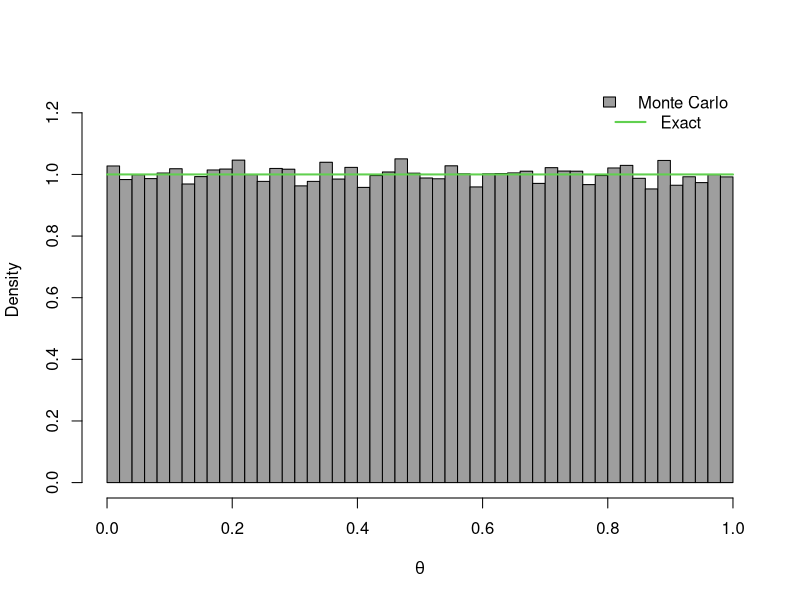
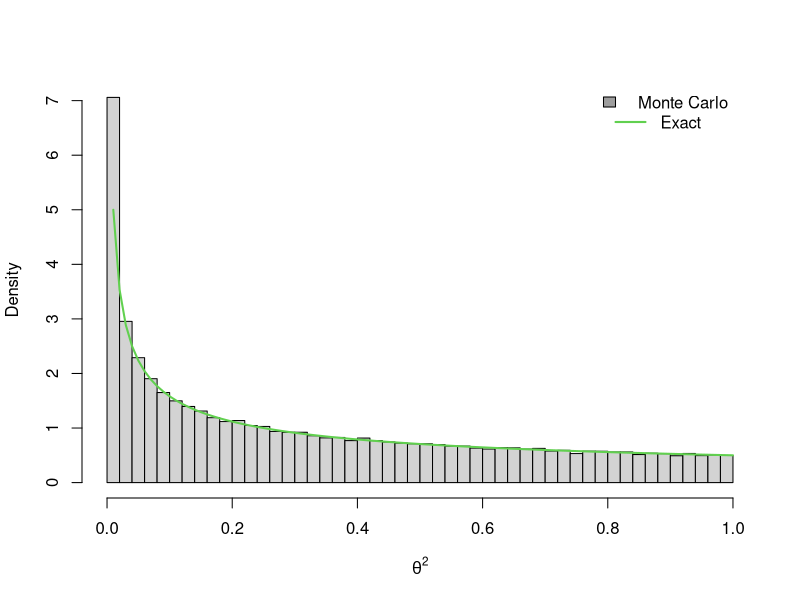
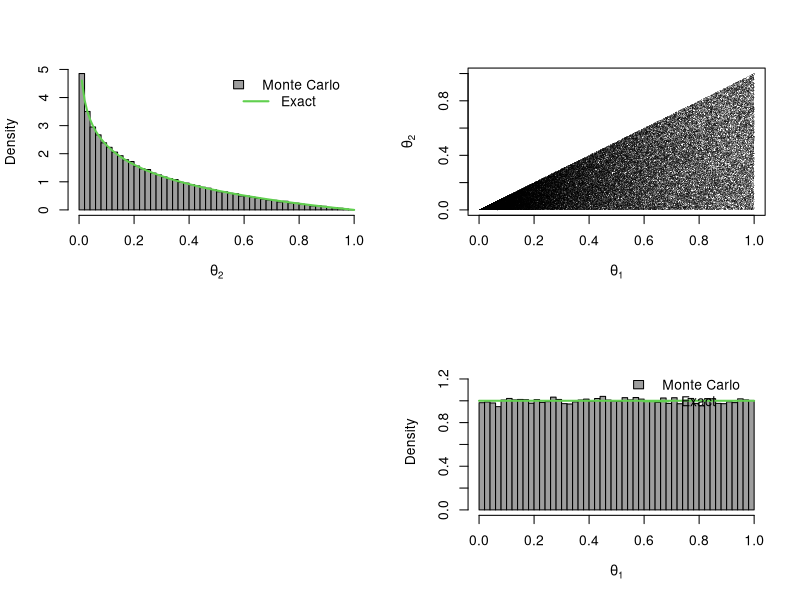

Here is the R script that generated these plots, in order:
###
###  MC approx unif mean
###

K=100000
theta=runif(K)

mean(theta)

hist(theta,breaks=50,prob=TRUE,col=8,xlab=bquote(theta),main="",ylim=c(0,1.25))
curve(dunif(x),col=3,lwd=2,add=TRUE)
legend("topright",fill=c(8,NA),col=c(NA,3),border=c(1,NA),lwd=c(NA,2),x.intersp=c(-.5,1),bty="n",legend=c("Monte Carlo","Exact"))

###
###  mean and distribution of transformation
###

mean(theta^2)

hist(theta^2,breaks=50,prob=TRUE,xlab=bquote(theta^2),main="")
curve(1/2/sqrt(x),col=3,lwd=2,add=TRUE)
legend("topright",fill=c(8,NA),col=c(NA,3),border=c(1,NA),lwd=c(NA,2),x.intersp=c(-.5,1),bty="n",legend=c("Monte Carlo","Exact"))

###
###  joint vs marginal distribution
###

K=100000
theta.1=runif(K,0,1)
theta.2=runif(K,0,theta.1)
cor(theta.1,theta.2)

layout(matrix(1:4,2,2))
hist(theta.2,breaks=50,prob=TRUE,col=8,xlab=bquote(theta[2]),main="")
curve(-log(x),col=3,lwd=2,add=TRUE)
legend("topright",fill=c(8,NA),col=c(NA,3),border=c(1,NA),lwd=c(NA,2),x.intersp=c(-.5,1),bty="n",legend=c("Monte Carlo","Exact"))
plot.new()
plot(theta.1,theta.2,pch=16,cex=.2,col=rgb(0,0,0,.25),xlim=c(0,1),ylim=c(0,1),xlab=bquote(theta[1]),ylab=bquote(theta[2]))
hist(theta.1,breaks=50,prob=TRUE,col=8,xlab=bquote(theta[1]),main="",ylim=c(0,1.25))
curve(dunif(x),col=3,lwd=2,add=TRUE)
legend("topright",fill=c(8,NA),col=c(NA,3),border=c(1,NA),lwd=c(NA,2),x.intersp=c(-.5,1),bty="n",legend=c("Monte Carlo","Exact"))

mean(theta.1)
mean(theta.2)


